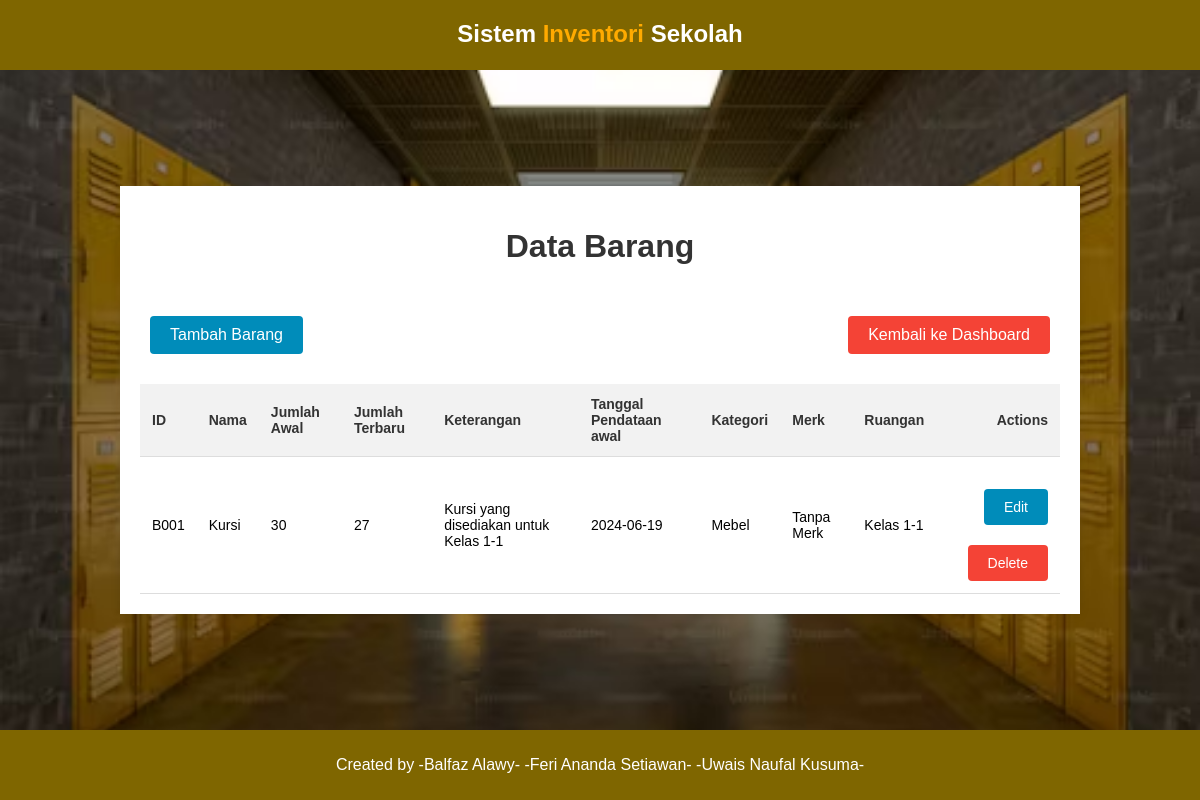
The page /barang.php (signed in) on the database its author committed.
### tables this page shows
CREATE TABLE `barang` (
  `id` varchar(10) NOT NULL,
  `nama` varchar(100) NOT NULL,
  `jumlah_awal` int(11) NOT NULL,
  `keterangan` varchar(255) NOT NULL,
  `tanggal_masuk` date NOT NULL DEFAULT current_timestamp(),
  `id_kategori` varchar(10) NOT NULL,
  `id_merk` varchar(10) NOT NULL,
  `id_ruangan` varchar(10) NOT NULL
);

CREATE TABLE `kategori` (
  `id` varchar(10) NOT NULL,
  `nama` varchar(100) NOT NULL,
  `keterangan` varchar(255) NOT NULL
);

CREATE TABLE `merk` (
  `id` varchar(10) NOT NULL,
  `nama` varchar(100) NOT NULL,
  `keterangan` varchar(255) NOT NULL
);

CREATE TABLE `ruangan` (
  `id` varchar(10) NOT NULL,
  `nama` varchar(100) NOT NULL,
  `keterangan` varchar(255) NOT NULL
);

### barang.php (the view, shortened to what this page needs)
<?php
include("config/conn.php");
$authErr = "";
$auth = false;
$q = "SELECT barang.id, barang.nama, barang.jumlah_awal, barang.keterangan, barang.tanggal_masuk,
COALESCE(
        barang.jumlah_awal +
        SUM(
            CASE
                WHEN transaksi.jenis = 'Masuk' AND transaksi.status = 'Selesai' THEN CAST(transaksi.jumlah AS SIGNED)
                WHEN transaksi.jenis = 'Keluar' AND transaksi.status = 'Selesai' THEN -CAST(transaksi.jumlah AS SIGNED)
                WHEN transaksi.jenis = 'Pinjam' AND transaksi.status = 'Belum' THEN -CAST(transaksi.jumlah AS SIGNED)
                WHEN transaksi.jenis = 'Pinjam' AND transaksi.status = 'Selesai' THEN CAST(transaksi.jumlah AS SIGNED)
                ELSE 0
            END
        ),
        barang.jumlah_awal
    ) AS jumlah_terbaru,
kategori.nama AS nama_kategori, merk.nama AS nama_merk, ruangan.nama AS nama_ruangan FROM barang
INNER JOIN kategori ON barang.id_kategori = kategori.id
INNER JOIN merk ON barang.id_merk = merk.id
INNER JOIN ruangan ON barang.id_ruangan = ruangan.id
LEFT JOIN transaksi ON barang.id = transaksi.id_barang
GROUP BY barang.id";
$hasil = mysqli_query($con, $q);
if ($hasil->num_rows > 0) {
    $auth = true;
} else {
    $authErr = "Data tidak ditemukan!";
}
?>
<!DOCTYPE html>
<html lang="en">
<head>
    <link rel="stylesheet" href="assets/css/style.css">
</head>
<body>
    <div class="navbar">
        <div class="logo">
            <h2>Sistem <span>Inventori</span> Sekolah</h2>
        </div>
    </div>
    <div class="hero">
        <div class="contable">
            <h1>Data Barang</h1>
            <div class="button-container">
                <a href="config/crud/barang/create.php" class="btn">Tambah Barang</a>
                <a href="index.php" class="btn btn-delete">Kembali ke Dashboard</a>
            </div>
            <table>
                <thead>
                    <tr>
                        <th>ID</th>
                        <th>Nama</th>
                        <th>Jumlah Awal</th>
                        <th>Jumlah Terbaru</th>
                        <th>Keterangan</th>
                        <th>Tanggal Pendataan awal</th>
                        <th>Kategori</th>
                        <th>Merk</th>
                        <th>Ruangan</th>
                        <th>Actions</th>
                    </tr>
                </thead>
                <tbody>
                    <?php
                    if (!$auth) {
                    ?>
                        <tr>
                            <td colspan='10'><?= $authErr; ?></td>
                        </tr>
                        <?php
                    } else {
                        while ($rows = $hasil->fetch_assoc()) {
                        ?>
                            <tr>
                                <td><?= $rows["id"]; ?></td>
                                <td><?= $rows["nama"]; ?></td>
                                <td><?= $rows["jumlah_awal"]; ?></td>
                                <td><?= $rows["jumlah_terbaru"]; ?></td>
                                <td><?= $rows["keterangan"]; ?></td>
                                <td><?= $rows["tanggal_masuk"]; ?></td>
                                <td><?= $rows["nama_kategori"]; ?></td>
                                <td><?= $rows["nama_merk"]; ?></td>
                                <td><?= $rows["nama_ruangan"]; ?></td>
                                <td>
                                    <a href='config/crud/barang/edit.php?id=<?= $rows["id"]; ?>' class='btn'>Edit</a>
                                    <a href='config/crud/barang/delete.php?id=<?= $rows["id"]; ?>' class='btn btn-delete' onclick='return confirm("Are you sure?")'>Delete</a>
                                </td>
                            </tr>
                    <?php
                        }
                    }
                    ?>
                </tbody>
            </table>
        </div>
    </div>
    <footer class="footer">
        <p>Created by -Balfaz Alawy- -Feri Ananda Setiawan- -Uwais Naufal Kusuma-</p>
    </footer>
</body>
</html>

### assets/css/style.css (style rules this page uses)
* { box-sizing: border-box; }
body { font-family: Arial, sans-serif; display: flex; justify-content: center; align-items: center; height: 100vh; margin: 0; }
.navbar { background-color: #7f6600; width: 100%; height: 70px; color: #fff; position: fixed; top: 0; left: 0; z-index: 1000; margin-top: 0; }
.logo { margin-top: 10px; text-align: center; }
.navbar span { color: rgb(255, 170, 0); }
.hero { background-image: url("../img/bg2.jpg"); min-height: 100vh; width: 100%; align-items: center; background-repeat: no-repeat; background-size: cover; background-position: center; display: flex; justify-content: center; }
.footer { background-color: #7f6600; width: 100%; height: 70px; color: #fff; position: fixed; bottom: 0; left: 0; z-index: 1000; text-align: center; line-height: 70px; }
.footer p { margin: 0; }
.contable { width: 80%; margin: 50px auto; background-color: #fff; padding: 20px; box-shadow: 0 0 10px rgba(0, 0, 0, 0.1); overflow: hidden; }
h1 { text-align: center; color: #333; }
.button-container { display: flex; justify-content: space-between; align-items: center; padding: 10px; }
a.btn { display: inline-block; padding: 10px 20px; margin-top: 20px; background-color: #008cba; color: white; text-decoration: none; border-radius: 4px; }
table { width: 100%; border-collapse: collapse; margin-top: 20px; }
th, td { font-size: 14px; padding: 12px; text-align: left; border-bottom: 1px solid #ddd; color: #000000; }
th { background-color: #f2f2f2; color: #333; }
tr th:first-child { text-align: left; }
tr th:last-child { text-align: right; }
tr td:first-child { text-align: left; }
tr td:last-child { text-align: right; }
a.btn-delete { background-color: #f44336; }

### rows shown on the page
barang: id "B001", nama "Kursi", jumlah_awal "30", jumlah_terbaru "27", keterangan "Kursi yang disediakan untuk Kelas 1-1", tanggal_masuk "2024-06-19", id_kategori.nama "Mebel", id_merk.nama "Tanpa Merk", id_ruangan.nama "Kelas 1-1"
